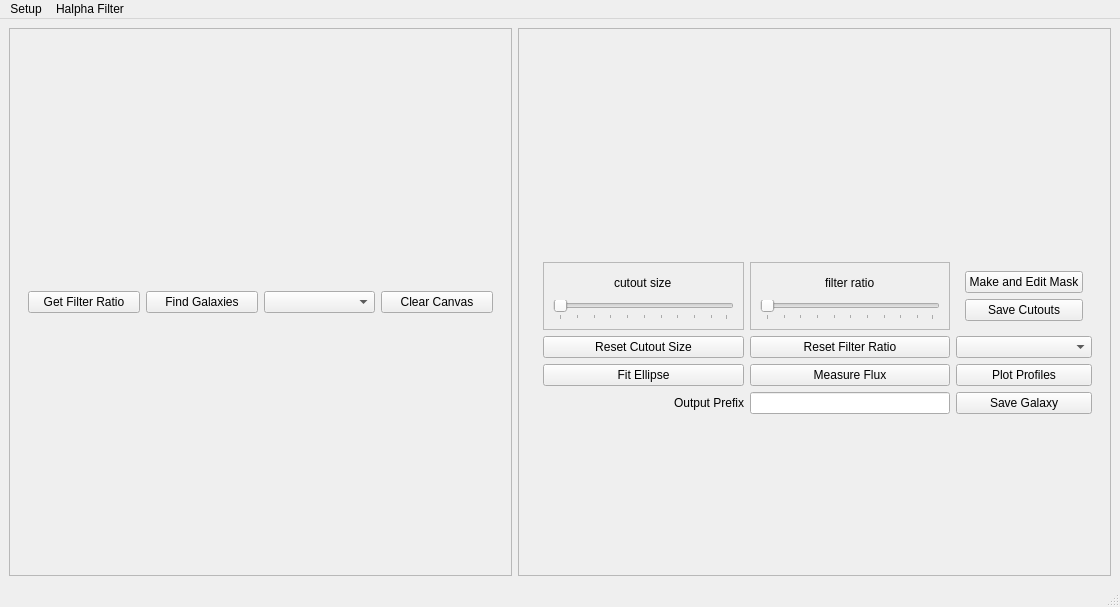
<?xml version="1.0" encoding="UTF-8"?>
<ui version="4.0">
 <class>MainWindow</class>
 <widget class="QMainWindow" name="MainWindow">
  <property name="geometry">
   <rect>
    <x>0</x>
    <y>0</y>
    <width>1120</width>
    <height>607</height>
   </rect>
  </property>
  <property name="windowTitle">
   <string>MainWindow</string>
  </property>
  <widget class="QWidget" name="centralwidget">
   <layout class="QHBoxLayout" name="horizontalLayout">
    <item>
     <widget class="QFrame" name="mainframe">
      <property name="minimumSize">
       <size>
        <width>503</width>
        <height>0</height>
       </size>
      </property>
      <property name="frameShape">
       <enum>QFrame::StyledPanel</enum>
      </property>
      <property name="frameShadow">
       <enum>QFrame::Raised</enum>
      </property>
      <layout class="QGridLayout" name="leftLayout" columnstretch="0">
       <item row="0" column="0">
        <widget class="QWidget" name="button_bar" native="true">
         <layout class="QGridLayout" name="buttonLayout">
          <item row="0" column="0">
           <widget class="QPushButton" name="wfratio">
            <property name="text">
             <string>Get Filter Ratio</string>
            </property>
           </widget>
          </item>
          <item row="0" column="2">
           <widget class="QComboBox" name="wgalid"/>
          </item>
          <item row="0" column="3">
           <widget class="QPushButton" name="wclear">
            <property name="text">
             <string>Clear Canvas</string>
            </property>
           </widget>
          </item>
          <item row="0" column="1">
           <widget class="QPushButton" name="wmark">
            <property name="text">
             <string>Find Galaxies</string>
            </property>
           </widget>
          </item>
         </layout>
        </widget>
       </item>
      </layout>
     </widget>
    </item>
    <item>
     <widget class="QFrame" name="rightFrame">
      <property name="frameShape">
       <enum>QFrame::StyledPanel</enum>
      </property>
      <property name="frameShadow">
       <enum>QFrame::Raised</enum>
      </property>
      <layout class="QGridLayout" name="gridLayout">
       <item row="1" column="0">
        <widget class="QWidget" name="widget_7" native="true"/>
       </item>
       <item row="6" column="0">
        <widget class="QWidget" name="widget_10" native="true"/>
       </item>
       <item row="3" column="0">
        <widget class="QWidget" name="widget_8" native="true"/>
       </item>
       <item row="5" column="1" rowspan="2">
        <widget class="QWidget" name="profiles" native="true">
         <layout class="QGridLayout" name="profilesLayout">
          <item row="0" column="0">
           <widget class="QWidget" name="widget_3" native="true">
            <property name="toolTip">
             <string>HalphaType</string>
            </property>
           </widget>
          </item>
         </layout>
        </widget>
       </item>
       <item row="5" column="0">
        <widget class="QWidget" name="widget_9" native="true"/>
       </item>
       <item row="0" column="0">
        <widget class="QWidget" name="widget_6" native="true"/>
       </item>
       <item row="2" column="0">
        <widget class="QWidget" name="widget" native="true"/>
       </item>
       <item row="0" column="1" rowspan="3">
        <widget class="QWidget" name="cutouts" native="true">
         <layout class="QGridLayout" name="cutoutsLayout">
          <item row="0" column="0">
           <widget class="QWidget" name="tempWidget" native="true"/>
          </item>
         </layout>
        </widget>
       </item>
       <item row="3" column="1">
        <widget class="QWidget" name="rightButtons" native="true">
         <layout class="QGridLayout" name="gridLayout_4">
          <item row="5" column="2">
           <widget class="QPushButton" name="profileButton">
            <property name="text">
             <string>Plot Profiles</string>
            </property>
           </widget>
          </item>
          <item row="6" column="0">
           <widget class="QLabel" name="label">
            <property name="layoutDirection">
             <enum>Qt::LeftToRight</enum>
            </property>
            <property name="text">
             <string>Output Prefix</string>
            </property>
            <property name="alignment">
             <set>Qt::AlignRight|Qt::AlignTrailing|Qt::AlignVCenter</set>
            </property>
           </widget>
          </item>
          <item row="0" column="0">
           <widget class="QFrame" name="frame_2">
            <property name="frameShape">
             <enum>QFrame::StyledPanel</enum>
            </property>
            <property name="frameShadow">
             <enum>QFrame::Raised</enum>
            </property>
            <layout class="QVBoxLayout" name="verticalLayout">
             <item alignment="Qt::AlignHCenter">
              <widget class="QLabel" name="cutoutSliderLabel">
               <property name="text">
                <string>cutout size</string>
               </property>
              </widget>
             </item>
             <item>
              <widget class="QSlider" name="cutoutSlider">
               <property name="orientation">
                <enum>Qt::Horizontal</enum>
               </property>
               <property name="tickPosition">
                <enum>QSlider::TicksBelow</enum>
               </property>
              </widget>
             </item>
            </layout>
           </widget>
          </item>
          <item row="0" column="1">
           <widget class="QFrame" name="frame">
            <property name="frameShape">
             <enum>QFrame::StyledPanel</enum>
            </property>
            <property name="frameShadow">
             <enum>QFrame::Raised</enum>
            </property>
            <layout class="QVBoxLayout" name="verticalLayout_2">
             <item alignment="Qt::AlignHCenter">
              <widget class="QLabel" name="ratioSliderLabel">
               <property name="text">
                <string>filter ratio</string>
               </property>
              </widget>
             </item>
             <item>
              <widget class="QSlider" name="ratioSlider">
               <property name="mouseTracking">
                <bool>true</bool>
               </property>
               <property name="focusPolicy">
                <enum>Qt::NoFocus</enum>
               </property>
               <property name="orientation">
                <enum>Qt::Horizontal</enum>
               </property>
               <property name="tickPosition">
                <enum>QSlider::TicksBelow</enum>
               </property>
              </widget>
             </item>
            </layout>
           </widget>
          </item>
          <item row="5" column="1">
           <widget class="QPushButton" name="fluxButton">
            <property name="text">
             <string>Measure Flux</string>
            </property>
           </widget>
          </item>
          <item row="3" column="0">
           <widget class="QPushButton" name="resetSizeButton">
            <property name="text">
             <string>Reset Cutout Size</string>
            </property>
           </widget>
          </item>
          <item row="3" column="1">
           <widget class="QPushButton" name="resetRatioButton">
            <property name="text">
             <string>Reset Filter Ratio</string>
            </property>
           </widget>
          </item>
          <item row="5" column="0">
           <widget class="QPushButton" name="fitEllipseButton">
            <property name="text">
             <string>Fit Ellipse</string>
            </property>
           </widget>
          </item>
          <item row="6" column="1">
           <widget class="QLineEdit" name="prefixLineEdit"/>
          </item>
          <item row="6" column="2">
           <widget class="QPushButton" name="editMaskButton">
            <property name="text">
             <string>Save Galaxy</string>
            </property>
           </widget>
          </item>
          <item row="0" column="2">
           <widget class="QWidget" name="widget_2" native="true">
            <layout class="QVBoxLayout" name="verticalLayout_3">
             <item>
              <widget class="QPushButton" name="makeMaskButton">
               <property name="text">
                <string>Make and Edit Mask</string>
               </property>
              </widget>
             </item>
             <item>
              <widget class="QPushButton" name="saveCutoutsButton">
               <property name="text">
                <string>Save Cutouts</string>
               </property>
              </widget>
             </item>
            </layout>
           </widget>
          </item>
          <item row="3" column="2">
           <widget class="QComboBox" name="haTypeComboBox">
            <property name="toolTip">
             <string>HalphaType</string>
            </property>
            <property name="autoFillBackground">
             <bool>false</bool>
            </property>
            <property name="currentText">
             <string extracomment="Halpha Type"/>
            </property>
           </widget>
          </item>
         </layout>
        </widget>
       </item>
      </layout>
     </widget>
    </item>
   </layout>
  </widget>
  <widget class="QStatusBar" name="statusbar"/>
  <widget class="QMenuBar" name="menubar">
   <property name="geometry">
    <rect>
     <x>0</x>
     <y>0</y>
     <width>1120</width>
     <height>22</height>
    </rect>
   </property>
   <widget class="QMenu" name="menuSetup">
    <property name="title">
     <string>Setup</string>
    </property>
    <addaction name="actionR_coadd"/>
    <addaction name="actionHa_coadd_2"/>
    <addaction name="actionNSA_catalog_path"/>
    <addaction name="separator"/>
    <addaction name="actionQuit_2"/>
   </widget>
   <widget class="QMenu" name="menuHalpha_Filter">
    <property name="title">
     <string>Halpha Filter</string>
    </property>
    <addaction name="actionhalpha4"/>
    <addaction name="actionhalpha8"/>
    <addaction name="actionhalpha12"/>
    <addaction name="actionhalpha16"/>
   </widget>
   <addaction name="menuSetup"/>
   <addaction name="menuHalpha_Filter"/>
  </widget>
  <action name="action_rcoadd">
   <property name="text">
    <string>R-band coadd</string>
   </property>
  </action>
  <action name="action_hacoadd">
   <property name="text">
    <string>Halpha coadd</string>
   </property>
  </action>
  <action name="actionQuit">
   <property name="text">
    <string>Quit</string>
   </property>
  </action>
  <action name="actionsave">
   <property name="text">
    <string>save</string>
   </property>
  </action>
  <action name="action_nsapath">
   <property name="text">
    <string>set_path</string>
   </property>
  </action>
  <action name="actionha4">
   <property name="text">
    <string>ha4</string>
   </property>
  </action>
  <action name="actionha8">
   <property name="text">
    <string>ha8</string>
   </property>
  </action>
  <action name="actionha12">
   <property name="text">
    <string>ha12</string>
   </property>
  </action>
  <action name="actionha16">
   <property name="text">
    <string>ha16</string>
   </property>
  </action>
  <action name="actionR_coadd">
   <property name="checkable">
    <bool>false</bool>
   </property>
   <property name="text">
    <string>R coadd path</string>
   </property>
   <property name="statusTip">
    <string>full path of R-band coadded image</string>
   </property>
  </action>
  <action name="actionHa_coadd">
   <property name="text">
    <string>Ha coadd path</string>
   </property>
   <property name="whatsThis">
    <string>full path to Halpha coadd image</string>
   </property>
  </action>
  <action name="actionHa_coadd_2">
   <property name="text">
    <string>Ha coadd path</string>
   </property>
   <property name="statusTip">
    <string>select Halpha coadded image</string>
   </property>
  </action>
  <action name="actionNSA_catalog_path">
   <property name="text">
    <string>NSA catalog path</string>
   </property>
  </action>
  <action name="actionQuit_2">
   <property name="text">
    <string>Quit</string>
   </property>
  </action>
  <action name="actionhalpha4">
   <property name="checkable">
    <bool>true</bool>
   </property>
   <property name="text">
    <string>halpha4</string>
   </property>
  </action>
  <action name="actionhalpha8">
   <property name="checkable">
    <bool>true</bool>
   </property>
   <property name="text">
    <string>halpha8</string>
   </property>
  </action>
  <action name="actionhalpha12">
   <property name="checkable">
    <bool>true</bool>
   </property>
   <property name="text">
    <string>halpha12</string>
   </property>
  </action>
  <action name="actionhalpha16">
   <property name="checkable">
    <bool>true</bool>
   </property>
   <property name="text">
    <string>halpha16</string>
   </property>
  </action>
 </widget>
 <resources/>
 <connections/>
</ui>
